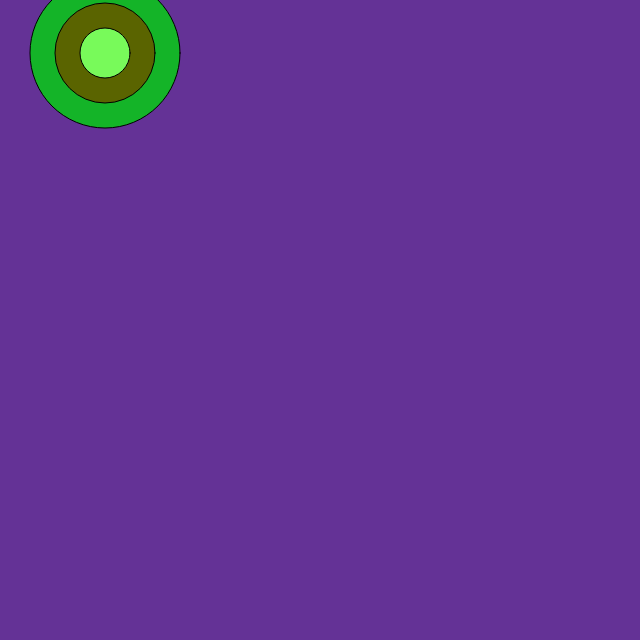
Frame 1 (no input)
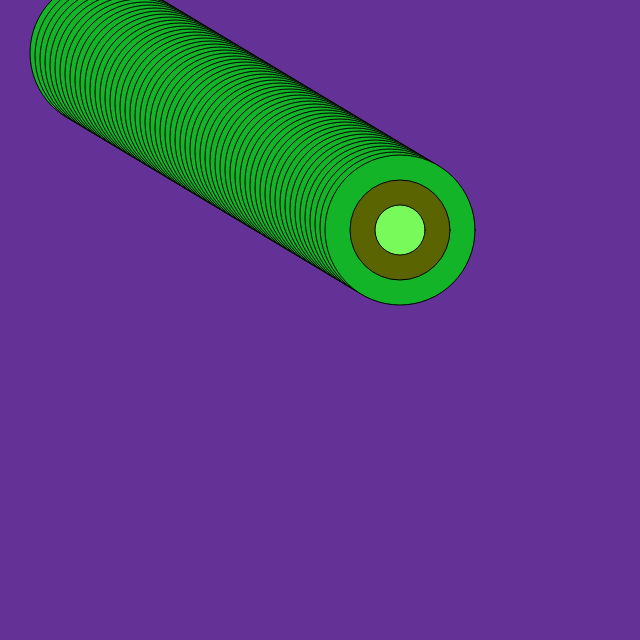
Frame 60 (no input)
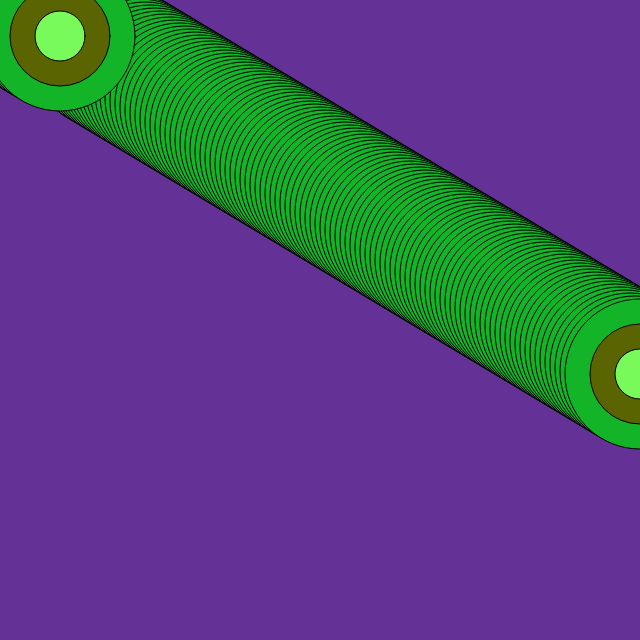
Frame 120 (the mouse pressed at the canvas centre since frame 60)

The p5.js sketch that drew these frames (run headless with seeded random() and noise() and a simulated clock; from frame 60 on, the mouse is pressed at the canvas centre):

// p5.js sketch
// ── sketch.js
var butts=100
var woof=50

function circle(x, y, diameter) {
  ellipse(x,y,diameter,diameter)
}


function setup (){
  createCanvas(640,640);
  background(100,50,150);

  
}


function draw() {
   butts=butts+5
   woof=woof+3
   //noStroke()
  fill(20,180,40,255);
  circle(butts,woof,150)
  fill(90,100,0);
  circle(butts,woof,100);
  fill(120,250,90);
  circle(butts,woof,50);
  
  if (butts==640) {
  butts=0; 
  woof=0;
  }
}
